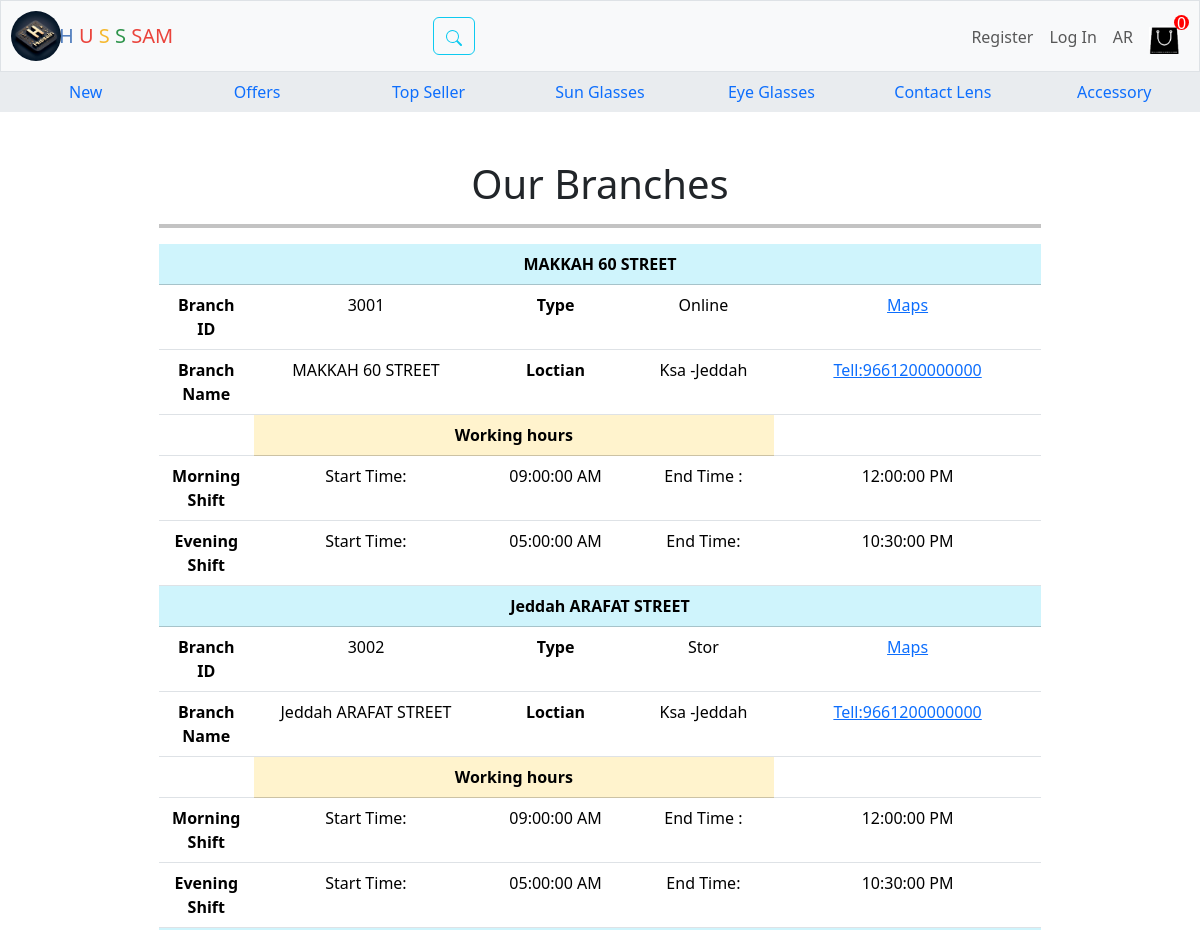
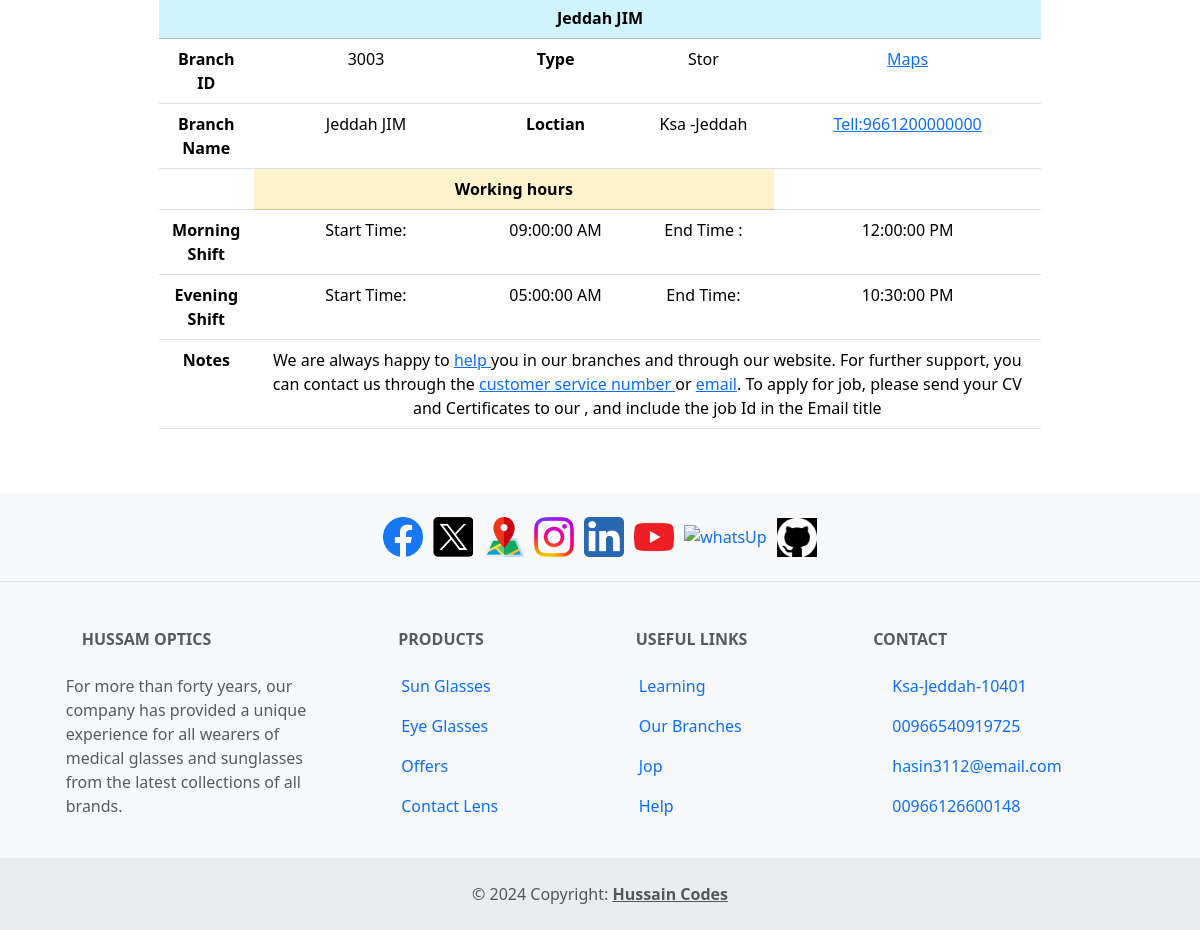
The page /ourBranch on the database its author committed (2 pictures, top to bottom).
### tables this page shows
CREATE TABLE branchs(
    branch_id INTEGER PRIMARY KEY DEFAULT 1000,
    branch_name INTEGER,
    start_date_time DATETIME DEFAULT CURRENT_TIMESTAMP,
    branch_type text,
    branch_stat text,
    user_id INTEGER, firstShiftOPen time DEFAULT '09:00:00', firstShiftClose time DEFAULT '12:00:00', secandShiftOPen time DEFAULT '05:00:00', secandfirstShiftClose time DEFAULT '10:30:00', loctian text DEFAULT 'Ksa -Jeddah', Maps text, brancTell text DEFAULT 9661200000000,
    FOREIGN KEY (user_id) REFERENCES users(user_id) ON DELETE CASCADE ON UPDATE NO ACTION
);

### app.py (the view)
@app.route("/ourBranch", methods=["GET", "POST"])
def ourBranch():
        conn = sqlite3.connect("stor.db")
        conn.row_factory = sqlite3.Row
        if request.method == "GET":
            cursor = conn.cursor()
            cursor.execute( """ SELECT * FROM  branchs  """)
            conn.commit()
            records = cursor.fetchall()
            branchs=sqliteHandel(records)
            conn.close()
            return render_template("ourBranch.html",branchs=branchs )
        return render_template("ourBranch.html")

### pyFile/sqlRequest.py (called while the page is built)
def sqliteHandel(i):
    list=[]
    for r in i:
        list.append(dict(r))
    return list

### templates/ourBranch.html (shortened to what this page needs)
        {% extends "layout.html" %}
        {% block main %}
        <div class="w-75 m-auto">
            <h1 class=" text-center">Our Branches </h1>
            <hr class="hr_lineBLAK">
            <div class="table-responsive  ">
                <table class="table tab-content">
                        <tr class="tabext-center le-dark">
                    <tbody>
                        {% if branchs %}
                        {% for i in branchs %}
                        <tr class="table-info">
                        <th scope="col" colspan="5" >{{i['branch_name']}}</th>
                        </tr>
                        <tr>
                            <th scope="col">Branch ID</th>
                            <td> {{i['branch_id']}}</td>
                            <th scope="col">Type</th>
                            <td> {{i['branch_type']}}</td>
                            <td>
                                <a class="link link-primary" href="https://www.google.com/maps/{{i['Maps']}}">Maps</a>
                            </td>
                        </tr>
                        <tr>
                            <th scope="col" >Branch Name </th>
                            <td colspan=""> {{i['branch_name']}}</td>
                            <th scope="col" >Loctian</th>
                            <td colspan=""> {{i['loctian']}}</td>
                            <td colspan=""><a class="" href="tel:`{{i['brancTell']}}`">Tell:{{i['brancTell']}} </a></td>
                        </tr>
                        <tr>
                            <td>  </td>
                            <th scope="col" class="table-warning" colspan="3"> Working hours </th>
                            <td>  </td>
                        </tr>
                        <tr>
                            <th scope="col"> Morning Shift</th>
                            <td> Start Time: </td>
                            <td> {{i['firstShiftOPen']}} AM</td>
                            <td> End Time :  </td>
                            <td> {{i['firstShiftClose']}} PM</td>
                        </tr>
                        <tr>
                            <th scope="col">  Evening Shift</th>
                            <td> Start Time: </td>
                            <td>  {{i['secandShiftOPen']}} AM</td>
                            <td> End Time:</td>
                            <td>{{i['secandfirstShiftClose']}} PM</td>
                        </tr>
                        {% endfor %}
                        <tr>
                            <th scope="col">Notes</th>
                            <td colspan="4">
                                We are always happy to <a href="/help">  help </a>you in our branches and through our website. For further support, you can contact us through the <a class="" href="tel:`0540919725`">customer service number </a> or <a class="" href="mailto:`hasin3112@gmail.com`">email</a>.
                                To apply for  job, please send your CV and Certificates to our , and include the job Id in the Email title
                            </td>
                        </tr>
                        {% endif%}
                    </tbody>
                </table>
            </div>
{%endblock%}

### static/styles.css (style rules this page uses)
.hr_lineBLAK { border:2px #111010 solid }

### rows shown on the page
branchs: branch_name "MAKKAH 60 STREET", branch_id "3001", branch_type "Online", loctian "Ksa -Jeddah", brancTell "9661200000000", firstShiftOPen "09:00:00", firstShiftClose "12:00:00", secandShiftOPen "05:00:00", secandfirstShiftClose "10:30:00"
branchs: branch_name "Jeddah ARAFAT STREET", branch_id "3002", branch_type "Stor", loctian "Ksa -Jeddah", brancTell "9661200000000", firstShiftOPen "09:00:00", firstShiftClose "12:00:00", secandShiftOPen "05:00:00", secandfirstShiftClose "10:30:00"
branchs: branch_name "Jeddah JIM", branch_id "3003", branch_type "Stor", loctian "Ksa -Jeddah", brancTell "9661200000000", firstShiftOPen "09:00:00", firstShiftClose "12:00:00", secandShiftOPen "05:00:00", secandfirstShiftClose "10:30:00"

### other values the page prints
{{ session['iteams']|length }} "0"
